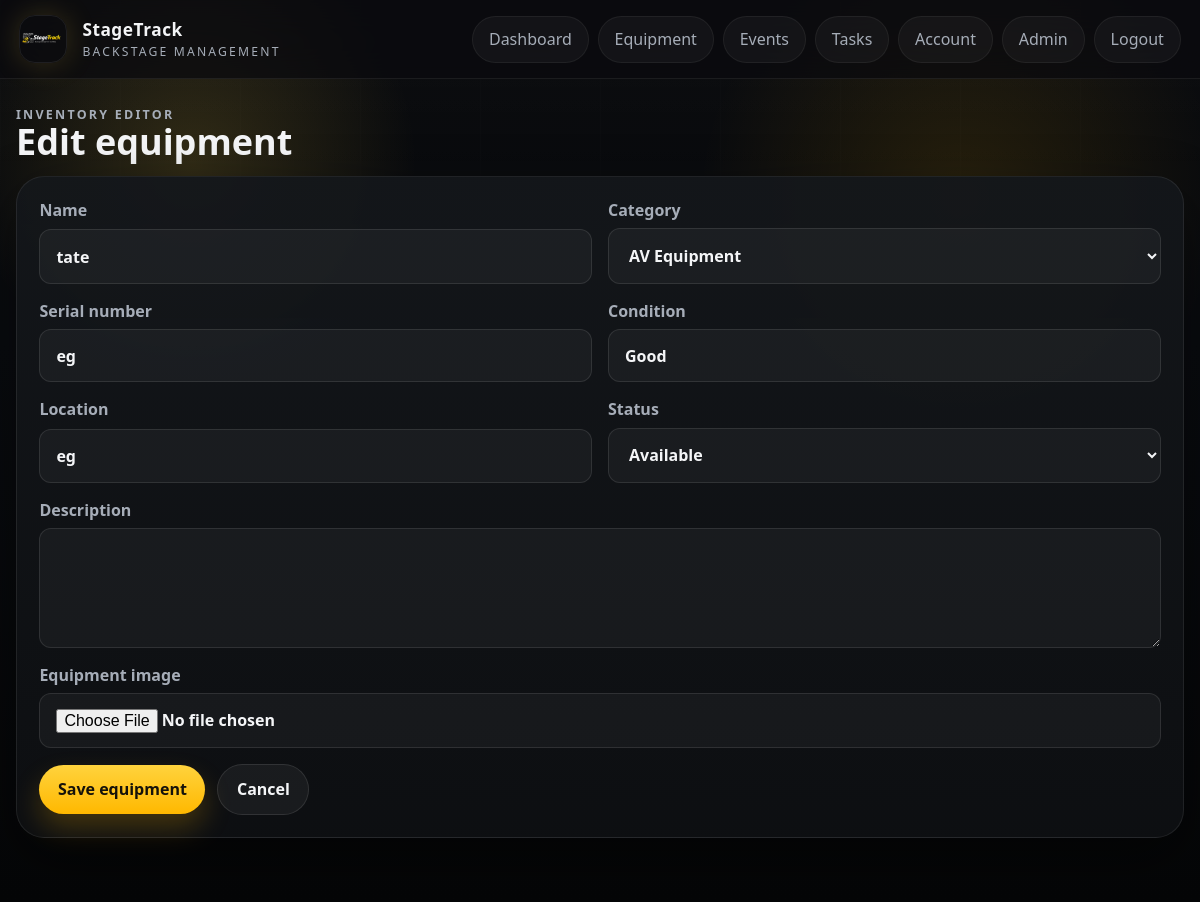
The page /equipment/2/edit (signed in) on the database its author committed.
### app/models.py (models this page shows)
class Equipment(db.Model):
    id = db.Column(db.Integer, primary_key=True)
    name = db.Column(db.String(120), nullable=False)
    category = db.Column(db.String(80), nullable=False)
    description = db.Column(db.Text)
    serial_number = db.Column(db.String(120), unique=True)
    qr_code = db.Column(db.String(255))
    condition = db.Column(db.String(80), default="Good")
    location = db.Column(db.String(120))
    status = db.Column(db.String(80), nullable=False, default="Available")
    image_path = db.Column(db.String(255))
    created_at = db.Column(db.DateTime, default=datetime.utcnow, nullable=False)
    checkouts = db.relationship("EquipmentCheckout", back_populates="equipment", lazy=True)
    damage_reports = db.relationship("DamageReport", back_populates="equipment", lazy=True)

### app/equipment/routes.py (the view, shortened to what this page needs)
@equipment_bp.route("/<int:item_id>/edit", methods=["GET", "POST"])
@role_required("Admin", "Teacher", "Stage Manager")
def edit(item_id):
    item = Equipment.query.get_or_404(item_id)
    return render_template("equipment/form.html", categories=CATEGORIES, statuses=STATUSES, item=item)

### app/auth/routes.py (called while the page is built)
def current_user():
    user_id = session.get("user_id")
    if not user_id:
        return None
    user = db.session.get(User, user_id)
    if user and not user.is_active:
        session.clear()
        return None
    return user

def role_required(*allowed_roles):
    def decorator(view):
        @wraps(view)
        def wrapped_view(*args, **kwargs):
            user = current_user()
            if not user:
                return redirect(url_for("auth.login"))
            if user.role not in allowed_roles:
                flash("You do not have permission to access that page.", "error")
                return redirect(url_for("dashboard"))
            return view(*args, **kwargs)
        return wrapped_view
    return decorator

@auth_bp.app_context_processor
def inject_user():
    first_user_pending = User.query.count() == 0
    return {
        "current_user": current_user(),
        "manager_roles": MANAGER_ROLES,
        "registration_open": first_user_pending,
    }

### app/templates/equipment/form.html (shortened to what this page needs)
{% extends "base.html" %}
{% block content %}
<section class="page-header">
    <div>
        <p class="eyebrow">Inventory editor</p>
        <h1>{% if item %}Edit{% else %}Add{% endif %} equipment</h1>
    </div>
</section>
<section class="panel">
    <form method="post" enctype="multipart/form-data" class="form-grid two-column">
        <label>
            Name
            <input type="text" name="name" value="{{ item.name if item else '' }}" required>
        </label>
        <label>
            Category
            <select name="category" required>
                {% for category in categories %}
                    <option value="{{ category }}" {% if item and item.category == category %}selected{% endif %}>{{ category }}</option>
                {% endfor %}
            </select>
        </label>
        <label>
            Serial number
            <input type="text" name="serial_number" value="{{ item.serial_number if item else '' }}">
        </label>
        <label>
            Condition
            <input type="text" name="condition" value="{{ item.condition if item else 'Good' }}">
        </label>
        <label>
            Location
            <input type="text" name="location" value="{{ item.location if item else '' }}">
        </label>
        <label>
            Status
            <select name="status" required>
                {% for status in statuses %}
                    <option value="{{ status }}" {% if item and item.status == status %}selected{% elif not item and status == "Available" %}selected{% endif %}>{{ status }}</option>
                {% endfor %}
            </select>
        </label>
        <label class="full-width">
            Description
            <textarea name="description" rows="4">{{ item.description if item else '' }}</textarea>
        </label>
        <label class="full-width">
            Equipment image
            <input type="file" name="image" accept=".png,.jpg,.jpeg,.gif,.webp">
        </label>
        <div class="actions full-width">
            <button class="button button-primary" type="submit">Save equipment</button>
            <a class="button button-secondary" href="{{ url_for('equipment.index') }}">Cancel</a>
        </div>
    </form>
</section>
{% endblock %}

### app/static/css/styles.css (style rules this page uses)
:root { --bg: #070809; --bg-soft: #101214; --surface: rgba(18, 20, 24, 0.92); --surface-strong: #14171b; --surface-soft: rgba(255, 255, 255, 0.04); --card: rgba(23, 26, 31, 0.88); --ink: #f4f5f7; --muted: #a6adb8; --line: rgba(255, 255, 255, 0.1); --gold: #ffd33d; --gold-strong: #ffb800; --gold-soft: rgba(255, 211, 61, 0.12); --accent: #f2ede3; --danger: #ff7d7d; --success: #69d48f; --shadow: 0 24px 60px rgba(0, 0, 0, 0.45); --shadow-soft: 0 14px 36px rgba(0, 0, 0, 0.25); --radius-xl: 28px; --radius-lg: 22px; --radius-md: 16px; --radius-sm: 12px; }
* { box-sizing: border-box; }
html { scroll-behavior: smooth; }
body { margin: 0; color: var(--ink); font-family: "Trebuchet MS", "Segoe UI", sans-serif; background: radial-gradient(circle at 16% 18%, rgba(255, 211, 61, 0.16), transparent 18%), radial-gradient(circle at 80% 22%, rgba(255, 184, 0, 0.12), transparent 22%), linear-gradient(180deg, #0a0b0d 0%, #090b0f 38%, #050607 100%); min-height: 100vh; position: relative; }
a { color: inherit; text-decoration: none; }
button, input, select, textarea { font: inherit; }
.hero, .panel, .auth-card, .stat-card, .mini-panel { background: linear-gradient(180deg, rgba(20, 23, 27, 0.95), rgba(14, 16, 19, 0.92)); border: 1px solid rgba(255, 255, 255, 0.08); border-radius: var(--radius-xl); box-shadow: var(--shadow); }
.hero-content, .hero-panel, .panel, .auth-card, .mini-panel { position: relative; z-index: 1; }
.hero-badge, .eyebrow { display: inline-flex; align-items: center; gap: 0.45rem; margin: 0; color: var(--gold); text-transform: uppercase; letter-spacing: 0.18em; font-size: 0.78rem; font-weight: 700; }
.hero-copy, .page-header p, .empty-state, .flash, label, td, th, tbody span, .support-copy { color: var(--muted); }
.panel, .auth-card, .mini-panel { padding: 1.4rem; }
.mini-panel h2, .panel h2, .page-header h1, .auth-card h1, .section-title { margin: 0; color: var(--ink); }
.page-header { display: grid; gap: 0.9rem; margin-bottom: 1rem; }
.page-header-inline, .panel-header, .filter-bar, .actions, .inline-form, .hero-actions, .auth-actions, .split-actions { display: flex; gap: 0.75rem; align-items: center; flex-wrap: wrap; }
.page-header h1 { font-size: clamp(2rem, 3vw, 3rem); line-height: 1; }
.button, .button-link { display: inline-flex; align-items: center; justify-content: center; border-radius: 999px; padding: 0.82rem 1.16rem; border: none; cursor: pointer; font-weight: 700; transition: 160ms ease; }
.button-primary { background: linear-gradient(180deg, var(--gold) 0%, var(--gold-strong) 100%); color: #15120a; box-shadow: 0 14px 28px rgba(255, 184, 0, 0.22); }
.button-secondary { background: rgba(255, 255, 255, 0.05); color: var(--ink); border: 1px solid rgba(255, 255, 255, 0.1); }
.form-grid { display: grid; gap: 1rem; }
.two-column { grid-template-columns: repeat(2, minmax(0, 1fr)); }
.full-width { grid-column: 1 / -1; }
label { display: grid; gap: 0.45rem; font-weight: 700; }
input, select, textarea { width: 100%; padding: 0.92rem 1rem; border-radius: var(--radius-sm); border: 1px solid rgba(255, 255, 255, 0.1); background: rgba(255, 255, 255, 0.04); color: var(--ink); }
select { color-scheme: dark; }
select option, select optgroup { background: #f5f1e8; color: #15171b; }
input::placeholder, textarea::placeholder { color: #7e8793; }

### rows shown on the page
Equipment: name "tate", category "AV Equipment", serial_number "eg", condition "Good", location "eg", status "Available"
